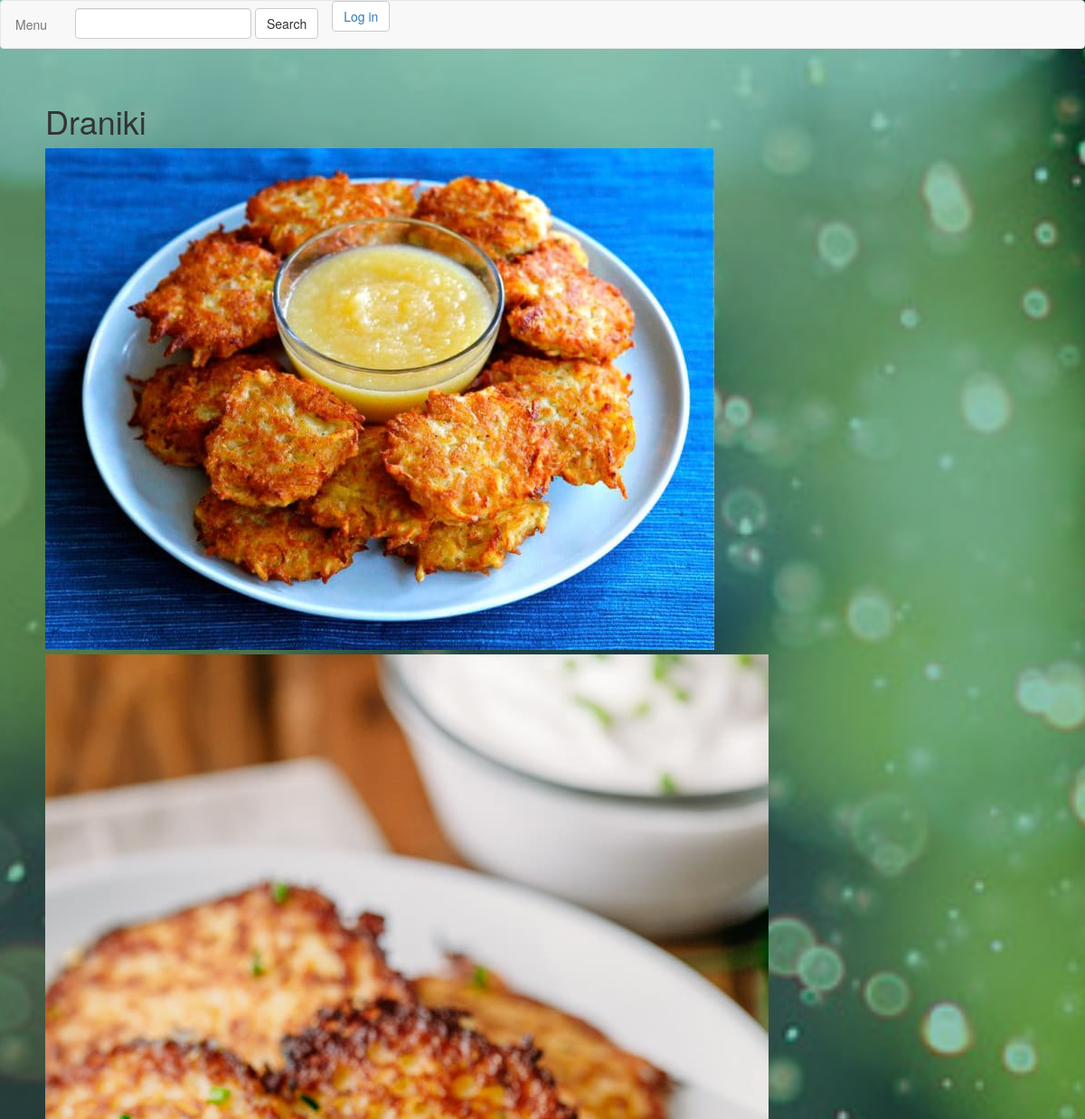
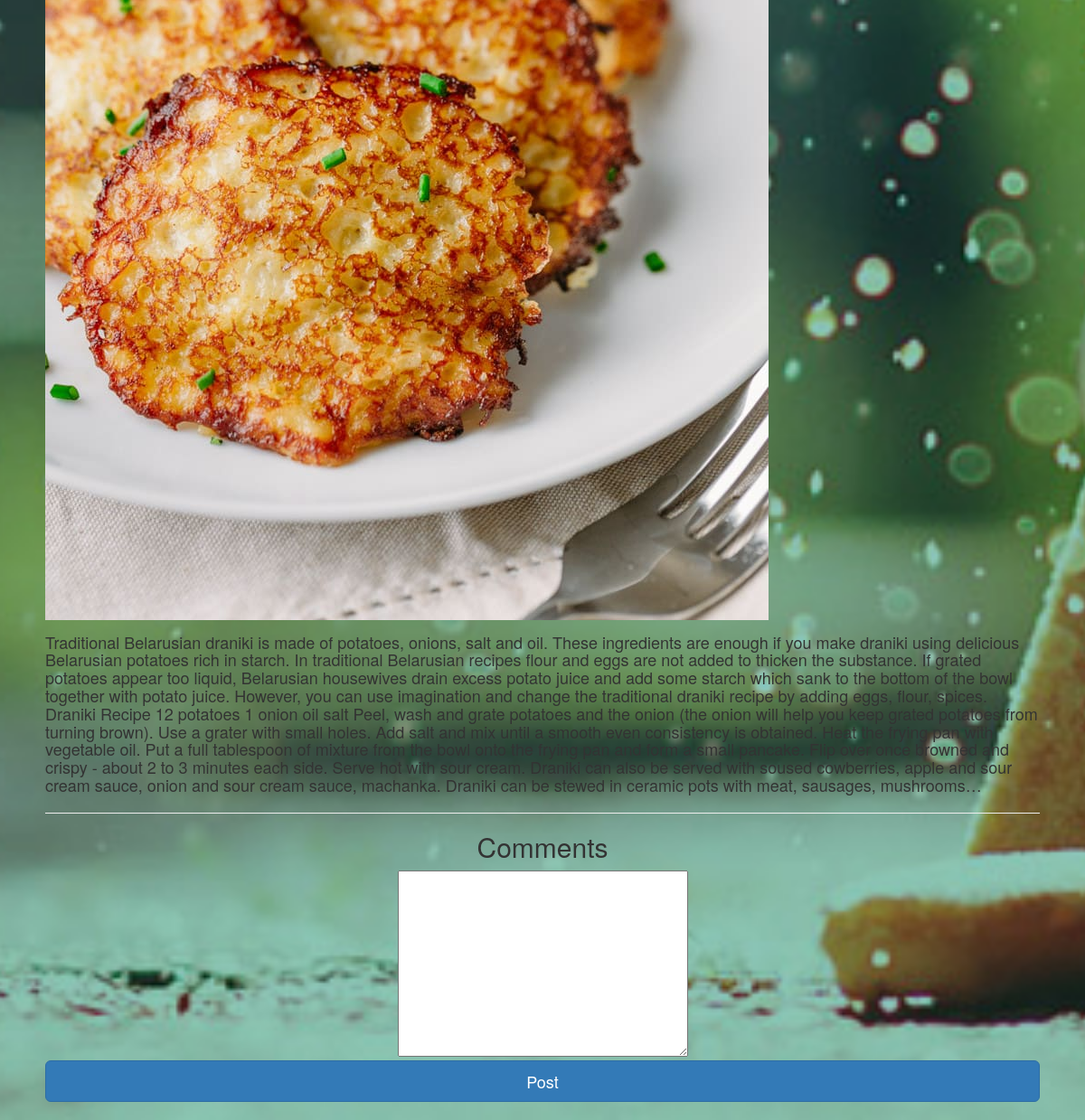
Page /dish/1/ on the committed database (2 pictures, top to bottom).
### base/models.py (models this page shows, shortened)
class Dish(models.Model):
    name = models.CharField(max_length=256, help_text='max_length=256')
    description = models.CharField(max_length=256, help_text='max_length=256', blank=True)
    main_img = models.ImageField(upload_to='base/dish_img/', blank=True, null=True)
    country = models.ForeignKey(Countries, on_delete=models.CASCADE, null=True)
    type = models.ForeignKey(TypesOfDishes, on_delete=models.CASCADE, null=False, default=None)
    recipe = models.CharField(max_length=2048, help_text='max_length=2048', blank=True, null=True, default=None)
    price = models.DecimalField(max_digits=10, decimal_places=2, default=0.00)
    is_active = models.BooleanField(default=True)
    class Meta:
        verbose_name = "Dish"
        verbose_name_plural = "Dishes"

class DishImg(models.Model):
    name = models.CharField(max_length=256, help_text='name of picture (name_"img")')
    dish = models.ForeignKey(Dish, on_delete=models.CASCADE, null=True)
    img = models.ImageField(upload_to='base/dish_img/')
    is_active = models.BooleanField(default=False)
    upload = models.DateTimeField(auto_now_add=True, auto_now=False)
    class Meta:
        verbose_name = "Image"
        verbose_name_plural = "Images"

### base/views.py (the view, shortened to what this page needs)
# urls.py: url(r'^dish/(?P<pk>[0-9]+)/$', views.DishView.as_view(), name='dish'),
class DishView(DetailView):
    model = Dish
    template_name = 'base/dish.html'
    form_class = CommentForm
    def get(self, request, *args, **kwargs):
        self.object = self.get_object()
        context = self.get_context_data(object=self.object)
        context['form'] = self.form_class(None)
        return self.render_to_response(context)

### base/forms.py
class CommentForm(forms.Form):
    comment_area = forms.CharField(label="", widget=forms.Textarea)

### templates/base/dish.html (shortened to what this page needs)
{% extends 'base.html' %}
{% load static %}
{% block content %}
<div id="page-content-wrapper">
    <div class="container-fluid">
        <h1>{{ dish.name }}</h1>
        {% for object in dish.dishimg_set.all %}
            <label for="object{{forloop.counter}}">
            <img src="{{ object.img.url }}">
            </label><br>
        {% endfor %}
        <h4>{{ dish.recipe}}</h4>
    <hr>
     <form action="" method="post" class="form-inline text-center">
        <h2 class="form-signin-heading">Comments</h2>
         {% for field in form %}
             {{ field }}
         {% endfor %}
        <button class="btn btn-lg btn-primary btn-block" type="submit">Post</button>
    </form>
    </div>
</div>
{% endblock %}

### static/dev/css/style.css (style rules this page uses)
body { background: url('../../../media/home/news/bg.jpg') no-repeat center center fixed; height: 100%; -webkit-background-size: cover; -moz-background-size: cover; -o-background-size: cover; }

### static/dev/css/simple-sidebar.css (style rules this page uses)
body { overflow-x: hidden; }
#page-content-wrapper { width: 100%; position: absolute; padding: 15px; }
@media (min-width:768px) { #page-content-wrapper { padding: 20px; position: relative; } }

### rows in the picture
Dish: name "Draniki", recipe "Traditional Belarusian draniki is made of potatoes, onions, salt and oil. These ingredients are enough if you make draniki using delicious Belarusian potatoes rich in starch. In traditional Belarusian recipes flour and eggs are not added to thicken the substance. If grated potatoes appear too liquid, Belarusian housewives drain excess potato juice and add some starch which sank to the bottom of the bowl together with potato juice. However, you can use imagination and change the traditional draniki recipe by adding eggs, flour, spices. Draniki Recipe 12 potatoes 1 onion oil salt Peel, wash and grate potatoes and the onion (the onion will help you keep grated potatoes from turning brown). Use…"
DishImg: img (picture)
DishImg: img (picture)
